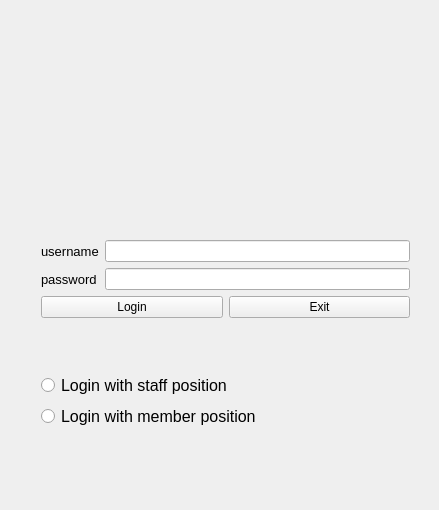
<?xml version="1.0" encoding="UTF-8"?>
<ui version="4.0">
 <class>Login</class>
 <widget class="QWidget" name="Login">
  <property name="geometry">
   <rect>
    <x>0</x>
    <y>0</y>
    <width>439</width>
    <height>510</height>
   </rect>
  </property>
  <property name="windowTitle">
   <string>Login</string>
  </property>
  <widget class="QWidget" name="layoutWidget">
   <property name="geometry">
    <rect>
     <x>30</x>
     <y>180</y>
     <width>391</width>
     <height>311</height>
    </rect>
   </property>
   <layout class="QVBoxLayout" name="verticalLayout_5">
    <item>
     <layout class="QVBoxLayout" name="verticalLayout_3">
      <item>
       <layout class="QHBoxLayout" name="horizontalLayout_2">
        <item>
         <layout class="QVBoxLayout" name="verticalLayout_2">
          <item>
           <widget class="QLabel" name="label">
            <property name="font">
             <font>
              <pointsize>10</pointsize>
             </font>
            </property>
            <property name="text">
             <string>username</string>
            </property>
           </widget>
          </item>
          <item>
           <widget class="QLabel" name="label_2">
            <property name="font">
             <font>
              <pointsize>10</pointsize>
             </font>
            </property>
            <property name="text">
             <string>password</string>
            </property>
           </widget>
          </item>
         </layout>
        </item>
        <item>
         <layout class="QVBoxLayout" name="verticalLayout">
          <item>
           <widget class="QLineEdit" name="txtusername"/>
          </item>
          <item>
           <widget class="QLineEdit" name="txtpassword">
            <property name="echoMode">
             <enum>QLineEdit::Password</enum>
            </property>
           </widget>
          </item>
         </layout>
        </item>
       </layout>
      </item>
      <item>
       <layout class="QHBoxLayout" name="horizontalLayout">
        <item>
         <widget class="QPushButton" name="btn_login">
          <property name="text">
           <string>Login</string>
          </property>
         </widget>
        </item>
        <item>
         <widget class="QPushButton" name="btn_exit">
          <property name="text">
           <string>Exit</string>
          </property>
         </widget>
        </item>
       </layout>
      </item>
     </layout>
    </item>
    <item>
     <layout class="QVBoxLayout" name="verticalLayout_4">
      <item>
       <widget class="QRadioButton" name="radioStaff">
        <property name="font">
         <font>
          <pointsize>12</pointsize>
         </font>
        </property>
        <property name="text">
         <string>Login with staff position</string>
        </property>
       </widget>
      </item>
      <item>
       <widget class="QRadioButton" name="radioMember">
        <property name="font">
         <font>
          <pointsize>12</pointsize>
         </font>
        </property>
        <property name="text">
         <string>Login with member position</string>
        </property>
       </widget>
      </item>
     </layout>
    </item>
   </layout>
  </widget>
  <widget class="QLabel" name="imagelogin">
   <property name="geometry">
    <rect>
     <x>40</x>
     <y>20</y>
     <width>361</width>
     <height>131</height>
    </rect>
   </property>
   <property name="styleSheet">
    <string notr="true">image rgb(255, 255, 0);</string>
   </property>
   <property name="text">
    <string/>
   </property>
  </widget>
 </widget>
 <layoutdefault spacing="6" margin="11"/>
 <resources/>
 <connections/>
</ui>
